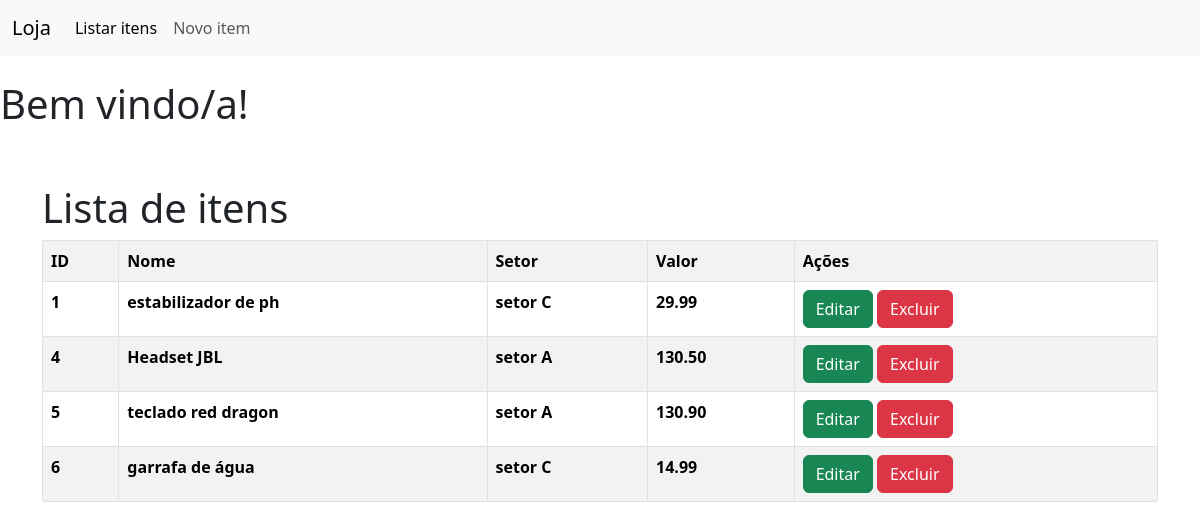
Page /?page=listar on the committed database.
### tables this page shows
CREATE TABLE `produto` (
  `id` int(11) NOT NULL,
  `nome` varchar(25) NOT NULL,
  `setor` varchar(15) NOT NULL,
  `valor` float NOT NULL
);

### listaritem.php (the view)
<h1>Lista de itens</h1>
<?php
    $sql = "SELECT * FROM produto";
    $res = $conn->query($sql);
    $qtd = $res->num_rows;
    if($qtd > 0){
        print "<table class='table table-hover table-striped table-bordered'>";
        print "<tr>";
        print "<th>ID</th>";
        print "<th>Nome</th>";
        print "<th>Setor</th>";
        print "<th>Valor</th>";
        print "<th>Ações</th>";
        print "</tr>";
        while($row = $res->fetch_object()){
            print "<tr>";
            print "<th>".$row->id."</th>";
            print "<th>".$row->nome."</th>";
            print "<th>".$row->setor."</th>";
            print "<th>".number_format($row->valor, 2, '.', '')."</th>";
            print "<td>
                    <button onclick=\"location.href='?page=editar&id=".$row->id."';\"  class='btn btn-success'>Editar</button>
                    <button onclick=\"if(confirm('Deseja excluir este item?')){location.href='?page=salvar&acao=excluir&id=".$row->id."';}else{false;}\"
                    class='btn btn-danger'>Excluir</button>
                  </td>";
            print "</tr>";
        }
        print "</table>";
    }else{
        print "<p class='alert alert-danger'>Não encontrou resultados!</p>";
    }
?>

### index.php (shortened to what this page needs)
<!DOCTYPE html>
<html lang="pt-BR">
  <head>
    <link href="https://cdn.jsdelivr.net/npm/bootstrap@5.3.2/dist/css/bootstrap.min.css" rel="stylesheet">
  </head>
  <body>
    <nav class="navbar navbar-expand-lg bg-body-tertiary">
            <div class="container-fluid">
                <a class="navbar-brand" href="index.php">Loja</a>
                <div class="collapse navbar-collapse" id="navbarNav">
                <ul class="navbar-nav">
                    <li class="nav-item">
                    <a class="nav-link active" aria-current="page" href="?page=listar">Listar itens</a>
                    </li>
                    <li class="nav-item">
                    <a class="nav-link" href="?page=novo">Novo item</a>
                    </li>
                </ul>
                </div>
            </div>
    </nav>
    <br><h1>Bem vindo/a!</h1>
    <div class="container">
        <div class="row">
            <div class="col mt-5">
                <?php
                    include("config.php");
                    switch(@$_REQUEST["page"]){
                        case "listar":
                            include("listaritem.php");
                        break;
                    }
                ?>
            </div>
        </div>
    </div>
  </body>
</html>

### rows in the picture
produto: id "1", nome "estabilizador de ph", setor "setor C", valor "29.99"
produto: id "4", nome "Headset JBL", setor "setor A", valor "130.50"
produto: id "5", nome "teclado red dragon", setor "setor A", valor "130.90"
produto: id "6", nome "garrafa de água", setor "setor C", valor "14.99"
